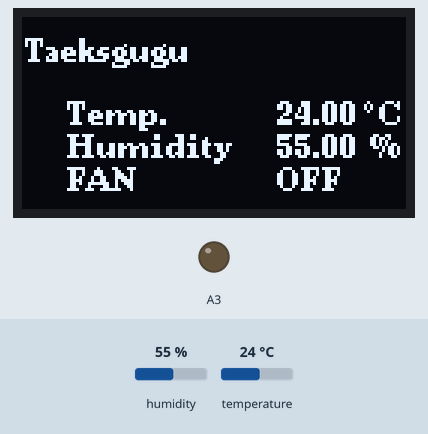
Recording of a sketch running on a simulated Arduino Uno, built for the host (arithmetic inside an expression is 32-bit, double 64-bit). Shown: 128×64 one-colour display, output pins drawn as LEDs (lit = HIGH). Wiring (inferred from the names in the program): DHT22 sensor: data A1. The inputs (shaded band) are chosen by the test bench; at power-on: temperature 24 °C, humidity 55 %.

Above: at 8.8 s.
8.9 s: temperature set to 24.6 °C
16.6 s: temperature set to 25.9 °C
At 21.0 s:
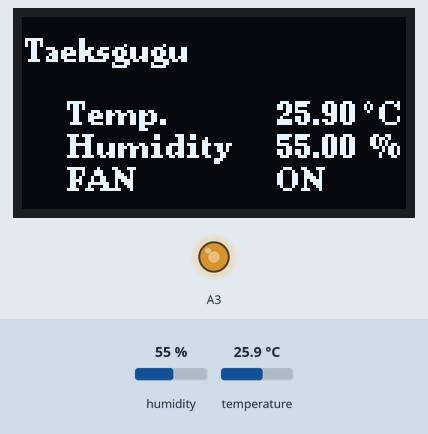
23.3 s: temperature set to 33 °C
At 31.0 s:
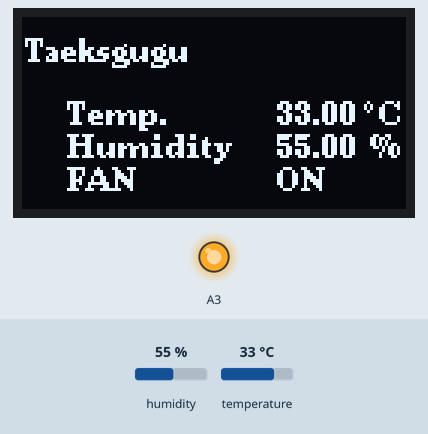
31.7 s: humidity set to 22 %
At 36.0 s:
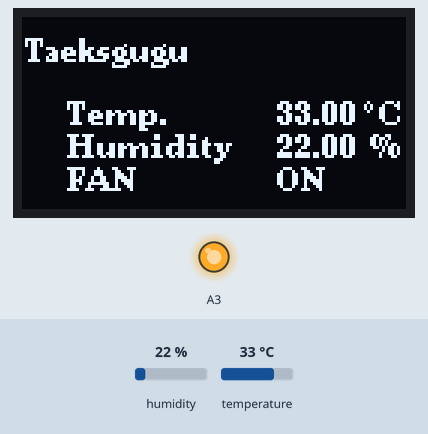
Timing chart, 0 to 37.5 s (numbered marks = the images above; inputs shaded):
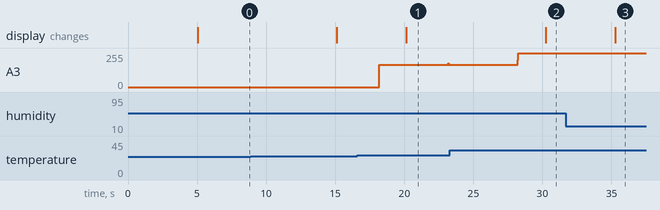

The sketch:

sketch_exercise2.ino
```cpp
#include <U8g2lib.h>
#include "DHT.h"
#include <SoftPWM.h>

U8G2_SH1106_128X64_NONAME_F_HW_I2C u8g2(U8G2_R0, /* reset= */ U8X8_PIN_NONE);

#define DHTPIN A1
#define DHTTYPE DHT22

SOFTPWM_DEFINE_CHANNEL(A3);
DHT dht(DHTPIN, DHTTYPE);

uint32_t DataCaptureDelay = 3000;
uint32_t DataCapture_ST = 0;

float Temp;
float Humi;
char Fancondition[4]; /* Fancondition 문자 배열 정의 */

void setup() {
  dht.begin();
  u8g2.begin();
  SoftPWM.begin(490);

  DataCapture_ST = millis();
}

void loop() {
  if ((millis() - DataCapture_ST) > DataCaptureDelay) {
    Humi = dht.readHumidity();
    Temp = dht.readTemperature();

  if (isnan(Humi) || isnan(Temp)) {
    Serial.println(F("Failed to read from DHT sensor!"));
    return;
  }


  if (Temp >= 30) {  /* DHT22의 온도가 30도 이상 측정시  */
    SoftPWM.set(100);
    delay(2000);
    strcpy(Fancondition, "ON"); /* Fancondition 상태 저장 */
  } else if (Temp <=25) { /* DHT22의 온도가 25도 이하 측정시  */
    SoftPWM.set(0);
    delay(2000);
    strcpy(Fancondition, "OFF"); /* Fancondition 상태 저장 */
  } else { /* DHT22의 온도가 25도 초과 30도 미만 측정시  */
    SoftPWM.set(65);
    delay(2000);
    strcpy(Fancondition, "ON"); /* Fancondition 상태 저장 */
  }

  OLEDdraw();
  DataCapture_ST = millis();

  }
}

void OLEDdraw() {
  u8g2.clearBuffer();

  u8g2.setFont(u8g2_font_ncenB08_te);
  u8g2.drawStr(1, 15, "Taeksgugu");

  u8g2.drawStr(15, 36, "Temp.");
  u8g2.setCursor(85, 36);
  u8g2.print(Temp);
  u8g2.drawStr(114, 36, "\xb0");
  u8g2.drawStr(119, 36, "C");

  u8g2.drawStr(15, 47, "Humidity");
  u8g2.setCursor(85, 47);
  u8g2.print(Humi);
  u8g2.drawStr(116, 47, "%");

  u8g2.drawStr(15, 58, "FAN");
  u8g2.setCursor(85, 58);
  u8g2.drawStr(85, 58, Fancondition);  /* Fancondition 상태가 문자열형이기 때문에 drawStr 사용 */
  u8g2.sendBuffer();
}
```

Measured:
- the behaviour switches between 25 and 25.1 °C on temperature (found by bisection; images 0 and 1)
- after the input at 16.6 s, A3: 0/255 → 166/255 after 1.6 s; the display: changes after 3.6 s (image 1)
- after the input at 23.3 s, the display: changes after 6.9 s (image 2)
- after the input at 31.7 s, the display: changes after 3.6 s (image 3)
